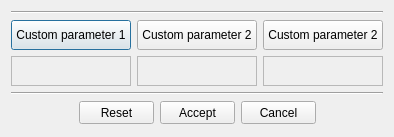
<?xml version="1.0" encoding="UTF-8"?>
<ui version="4.0">
 <class>prohibitionItemDialog</class>
 <widget class="QDialog" name="prohibitionItemDialog">
  <property name="geometry">
   <rect>
    <x>0</x>
    <y>0</y>
    <width>392</width>
    <height>137</height>
   </rect>
  </property>
  <property name="windowTitle">
   <string>Prohibition properties</string>
  </property>
  <property name="windowIcon">
   <iconset resource="../../../resources/eNetEditorResources.qrc">
    <normaloff>:/items/prohibition.png</normaloff>:/items/prohibition.png</iconset>
  </property>
  <property name="modal">
   <bool>true</bool>
  </property>
  <layout class="QVBoxLayout" name="verticalLayout">
   <item>
    <widget class="Line" name="line_2">
     <property name="orientation">
      <enum>Qt::Horizontal</enum>
     </property>
    </widget>
   </item>
   <item>
    <layout class="QHBoxLayout" name="horizontalLayout_3">
     <item>
      <widget class="QPushButton" name="ButtonCustomParameter1Name">
       <property name="sizePolicy">
        <sizepolicy hsizetype="Minimum" vsizetype="Minimum">
         <horstretch>0</horstretch>
         <verstretch>0</verstretch>
        </sizepolicy>
       </property>
       <property name="minimumSize">
        <size>
         <width>120</width>
         <height>30</height>
        </size>
       </property>
       <property name="maximumSize">
        <size>
         <width>120</width>
         <height>30</height>
        </size>
       </property>
       <property name="text">
        <string>Custom parameter 1</string>
       </property>
      </widget>
     </item>
     <item>
      <widget class="QPushButton" name="ButtonCustomParameter2Name">
       <property name="sizePolicy">
        <sizepolicy hsizetype="Minimum" vsizetype="Minimum">
         <horstretch>0</horstretch>
         <verstretch>0</verstretch>
        </sizepolicy>
       </property>
       <property name="minimumSize">
        <size>
         <width>120</width>
         <height>30</height>
        </size>
       </property>
       <property name="maximumSize">
        <size>
         <width>120</width>
         <height>30</height>
        </size>
       </property>
       <property name="text">
        <string>Custom parameter 2</string>
       </property>
      </widget>
     </item>
     <item>
      <widget class="QPushButton" name="ButtonCustomParameter3Name">
       <property name="sizePolicy">
        <sizepolicy hsizetype="Minimum" vsizetype="Minimum">
         <horstretch>0</horstretch>
         <verstretch>0</verstretch>
        </sizepolicy>
       </property>
       <property name="minimumSize">
        <size>
         <width>120</width>
         <height>30</height>
        </size>
       </property>
       <property name="maximumSize">
        <size>
         <width>120</width>
         <height>30</height>
        </size>
       </property>
       <property name="text">
        <string>Custom parameter 2</string>
       </property>
      </widget>
     </item>
    </layout>
   </item>
   <item>
    <layout class="QHBoxLayout" name="horizontalLayout_4">
     <item>
      <widget class="QTextEdit" name="TextCustomParameter1Value">
       <property name="enabled">
        <bool>false</bool>
       </property>
       <property name="minimumSize">
        <size>
         <width>120</width>
         <height>30</height>
        </size>
       </property>
       <property name="maximumSize">
        <size>
         <width>120</width>
         <height>30</height>
        </size>
       </property>
       <property name="verticalScrollBarPolicy">
        <enum>Qt::ScrollBarAlwaysOff</enum>
       </property>
       <property name="horizontalScrollBarPolicy">
        <enum>Qt::ScrollBarAlwaysOff</enum>
       </property>
       <property name="html">
        <string>&lt;!DOCTYPE HTML PUBLIC &quot;-//W3C//DTD HTML 4.0//EN&quot; &quot;http://www.w3.org/TR/REC-html40/strict.dtd&quot;&gt;
&lt;html&gt;&lt;head&gt;&lt;meta name=&quot;qrichtext&quot; content=&quot;1&quot; /&gt;&lt;style type=&quot;text/css&quot;&gt;
p, li { white-space: pre-wrap; }
&lt;/style&gt;&lt;/head&gt;&lt;body style=&quot; font-family:'MS Shell Dlg 2'; font-size:8.25pt; font-weight:400; font-style:normal;&quot;&gt;
&lt;p align=&quot;center&quot; style=&quot;-qt-paragraph-type:empty; margin-top:0px; margin-bottom:0px; margin-left:0px; margin-right:0px; -qt-block-indent:0; text-indent:0px;&quot;&gt;&lt;br /&gt;&lt;/p&gt;&lt;/body&gt;&lt;/html&gt;</string>
       </property>
       <property name="textInteractionFlags">
        <set>Qt::LinksAccessibleByKeyboard|Qt::LinksAccessibleByMouse|Qt::TextBrowserInteraction|Qt::TextEditable|Qt::TextEditorInteraction|Qt::TextSelectableByKeyboard|Qt::TextSelectableByMouse</set>
       </property>
      </widget>
     </item>
     <item>
      <widget class="QTextEdit" name="TextCustomParameter2Value">
       <property name="enabled">
        <bool>false</bool>
       </property>
       <property name="minimumSize">
        <size>
         <width>120</width>
         <height>30</height>
        </size>
       </property>
       <property name="maximumSize">
        <size>
         <width>120</width>
         <height>30</height>
        </size>
       </property>
       <property name="verticalScrollBarPolicy">
        <enum>Qt::ScrollBarAlwaysOff</enum>
       </property>
       <property name="horizontalScrollBarPolicy">
        <enum>Qt::ScrollBarAlwaysOff</enum>
       </property>
       <property name="html">
        <string>&lt;!DOCTYPE HTML PUBLIC &quot;-//W3C//DTD HTML 4.0//EN&quot; &quot;http://www.w3.org/TR/REC-html40/strict.dtd&quot;&gt;
&lt;html&gt;&lt;head&gt;&lt;meta name=&quot;qrichtext&quot; content=&quot;1&quot; /&gt;&lt;style type=&quot;text/css&quot;&gt;
p, li { white-space: pre-wrap; }
&lt;/style&gt;&lt;/head&gt;&lt;body style=&quot; font-family:'MS Shell Dlg 2'; font-size:8.25pt; font-weight:400; font-style:normal;&quot;&gt;
&lt;p align=&quot;center&quot; style=&quot;-qt-paragraph-type:empty; margin-top:0px; margin-bottom:0px; margin-left:0px; margin-right:0px; -qt-block-indent:0; text-indent:0px;&quot;&gt;&lt;br /&gt;&lt;/p&gt;&lt;/body&gt;&lt;/html&gt;</string>
       </property>
       <property name="textInteractionFlags">
        <set>Qt::LinksAccessibleByKeyboard|Qt::LinksAccessibleByMouse|Qt::TextBrowserInteraction|Qt::TextEditable|Qt::TextEditorInteraction|Qt::TextSelectableByKeyboard|Qt::TextSelectableByMouse</set>
       </property>
      </widget>
     </item>
     <item>
      <widget class="QTextEdit" name="TextCustomParameter3Value">
       <property name="enabled">
        <bool>false</bool>
       </property>
       <property name="minimumSize">
        <size>
         <width>120</width>
         <height>30</height>
        </size>
       </property>
       <property name="maximumSize">
        <size>
         <width>120</width>
         <height>30</height>
        </size>
       </property>
       <property name="verticalScrollBarPolicy">
        <enum>Qt::ScrollBarAlwaysOff</enum>
       </property>
       <property name="horizontalScrollBarPolicy">
        <enum>Qt::ScrollBarAlwaysOff</enum>
       </property>
       <property name="html">
        <string>&lt;!DOCTYPE HTML PUBLIC &quot;-//W3C//DTD HTML 4.0//EN&quot; &quot;http://www.w3.org/TR/REC-html40/strict.dtd&quot;&gt;
&lt;html&gt;&lt;head&gt;&lt;meta name=&quot;qrichtext&quot; content=&quot;1&quot; /&gt;&lt;style type=&quot;text/css&quot;&gt;
p, li { white-space: pre-wrap; }
&lt;/style&gt;&lt;/head&gt;&lt;body style=&quot; font-family:'MS Shell Dlg 2'; font-size:8.25pt; font-weight:400; font-style:normal;&quot;&gt;
&lt;p align=&quot;center&quot; style=&quot;-qt-paragraph-type:empty; margin-top:0px; margin-bottom:0px; margin-left:0px; margin-right:0px; -qt-block-indent:0; text-indent:0px;&quot;&gt;&lt;br /&gt;&lt;/p&gt;&lt;/body&gt;&lt;/html&gt;</string>
       </property>
       <property name="textInteractionFlags">
        <set>Qt::LinksAccessibleByKeyboard|Qt::LinksAccessibleByMouse|Qt::TextBrowserInteraction|Qt::TextEditable|Qt::TextEditorInteraction|Qt::TextSelectableByKeyboard|Qt::TextSelectableByMouse</set>
       </property>
      </widget>
     </item>
    </layout>
   </item>
   <item>
    <widget class="Line" name="line">
     <property name="orientation">
      <enum>Qt::Horizontal</enum>
     </property>
    </widget>
   </item>
   <item>
    <layout class="QHBoxLayout" name="LayoutButtons">
     <item>
      <spacer name="horizontalSpacer">
       <property name="orientation">
        <enum>Qt::Horizontal</enum>
       </property>
       <property name="sizeHint" stdset="0">
        <size>
         <width>40</width>
         <height>20</height>
        </size>
       </property>
      </spacer>
     </item>
     <item>
      <widget class="QPushButton" name="ButtonReset">
       <property name="minimumSize">
        <size>
         <width>75</width>
         <height>23</height>
        </size>
       </property>
       <property name="maximumSize">
        <size>
         <width>75</width>
         <height>23</height>
        </size>
       </property>
       <property name="sizeIncrement">
        <size>
         <width>0</width>
         <height>0</height>
        </size>
       </property>
       <property name="text">
        <string>Reset</string>
       </property>
       <property name="icon">
        <iconset resource="../../../resources/eNetEditorResources.qrc">
         <normaloff>:/main/reset.ico</normaloff>:/main/reset.ico</iconset>
       </property>
      </widget>
     </item>
     <item>
      <widget class="QPushButton" name="ButtonAccept">
       <property name="minimumSize">
        <size>
         <width>75</width>
         <height>23</height>
        </size>
       </property>
       <property name="maximumSize">
        <size>
         <width>75</width>
         <height>23</height>
        </size>
       </property>
       <property name="text">
        <string>Accept</string>
       </property>
       <property name="icon">
        <iconset resource="../../../resources/eNetEditorResources.qrc">
         <normaloff>:/main/accept.ico</normaloff>:/main/accept.ico</iconset>
       </property>
      </widget>
     </item>
     <item>
      <widget class="QPushButton" name="ButtonCancel">
       <property name="minimumSize">
        <size>
         <width>75</width>
         <height>23</height>
        </size>
       </property>
       <property name="maximumSize">
        <size>
         <width>75</width>
         <height>23</height>
        </size>
       </property>
       <property name="text">
        <string>Cancel</string>
       </property>
       <property name="icon">
        <iconset resource="../../../resources/eNetEditorResources.qrc">
         <normaloff>:/main/cancel.ico</normaloff>:/main/cancel.ico</iconset>
       </property>
      </widget>
     </item>
     <item>
      <spacer name="horizontalSpacer_2">
       <property name="orientation">
        <enum>Qt::Horizontal</enum>
       </property>
       <property name="sizeHint" stdset="0">
        <size>
         <width>40</width>
         <height>20</height>
        </size>
       </property>
      </spacer>
     </item>
    </layout>
   </item>
  </layout>
 </widget>
 <resources>
  <include location="../../../resources/eNetEditorResources.qrc"/>
 </resources>
 <connections/>
</ui>
